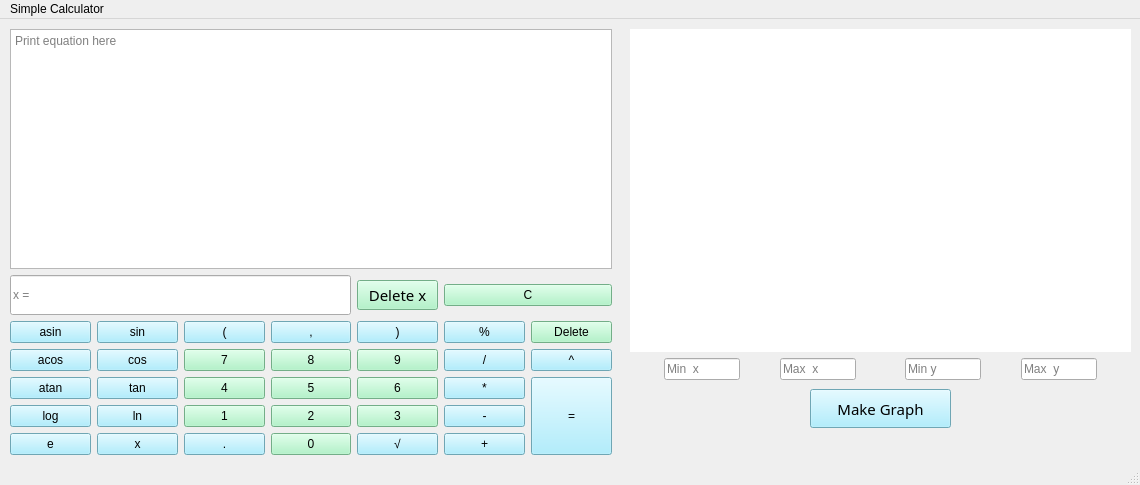
<?xml version="1.0" encoding="UTF-8"?>
<ui version="4.0">
 <class>MainWindow</class>
 <widget class="QMainWindow" name="MainWindow">
  <property name="enabled">
   <bool>true</bool>
  </property>
  <property name="geometry">
   <rect>
    <x>0</x>
    <y>0</y>
    <width>1140</width>
    <height>485</height>
   </rect>
  </property>
  <property name="minimumSize">
   <size>
    <width>1140</width>
    <height>485</height>
   </size>
  </property>
  <property name="maximumSize">
   <size>
    <width>1140</width>
    <height>485</height>
   </size>
  </property>
  <property name="windowTitle">
   <string>Sevenstr Calculator</string>
  </property>
  <widget class="QWidget" name="centralwidget">
   <widget class="QWidget" name="gridLayoutWidget">
    <property name="geometry">
     <rect>
      <x>10</x>
      <y>10</y>
      <width>602</width>
      <height>426</height>
     </rect>
    </property>
    <layout class="QGridLayout" name="gridLayout_2">
     <item row="1" column="0">
      <layout class="QVBoxLayout" name="verticalLayout_2">
       <item>
        <layout class="QGridLayout" name="gridLayout">
         <item row="1" column="0">
          <widget class="QPushButton" name="pushButton_3">
           <property name="styleSheet">
            <string notr="true">background-color: rgb(155, 232, 252);
font: 25 11pt &quot;Umpush&quot;;
color: rgb(0, 0, 0);</string>
           </property>
           <property name="text">
            <string>asin</string>
           </property>
          </widget>
         </item>
         <item row="4" column="5">
          <widget class="QPushButton" name="pushButton_31">
           <property name="styleSheet">
            <string notr="true">background-color: rgb(155, 232, 252);
font: 25 11pt &quot;Umpush&quot;;
color: rgb(0, 0, 0);</string>
           </property>
           <property name="text">
            <string>-</string>
           </property>
          </widget>
         </item>
         <item row="1" column="5">
          <widget class="QPushButton" name="pushButton_27">
           <property name="styleSheet">
            <string notr="true">background-color: rgb(155, 232, 252);
font: 25 11pt &quot;Umpush&quot;;
color: rgb(0, 0, 0);</string>
           </property>
           <property name="text">
            <string>%</string>
           </property>
          </widget>
         </item>
         <item row="5" column="1">
          <widget class="QPushButton" name="pushButton_7">
           <property name="styleSheet">
            <string notr="true">background-color: rgb(155, 232, 252);
font: 25 11pt &quot;Umpush&quot;;
color: rgb(0, 0, 0);</string>
           </property>
           <property name="text">
            <string>x</string>
           </property>
          </widget>
         </item>
         <item row="0" column="4">
          <widget class="QPushButton" name="pushButton_36">
           <property name="font">
            <font>
             <family>Umpush</family>
             <pointsize>11</pointsize>
             <weight>9</weight>
             <italic>false</italic>
             <bold>false</bold>
            </font>
           </property>
           <property name="styleSheet">
            <string notr="true">background-color: rgb(161, 243, 190);
font: 75 11pt &quot;Umpush&quot;;
color: rgb(0, 0, 0);</string>
           </property>
           <property name="text">
            <string>Delete x</string>
           </property>
          </widget>
         </item>
         <item row="3" column="3">
          <widget class="QPushButton" name="pushButton_19">
           <property name="styleSheet">
            <string notr="true">background-color: rgb(161, 243, 190);
font: 25 11pt &quot;Umpush&quot;;
color: rgb(0, 0, 0);</string>
           </property>
           <property name="text">
            <string>5</string>
           </property>
          </widget>
         </item>
         <item row="1" column="2">
          <widget class="QPushButton" name="pushButton_12">
           <property name="styleSheet">
            <string notr="true">background-color: rgb(155, 232, 252);
font: 25 11pt &quot;Umpush&quot;;
color: rgb(0, 0, 0);</string>
           </property>
           <property name="text">
            <string>(</string>
           </property>
          </widget>
         </item>
         <item row="2" column="2">
          <widget class="QPushButton" name="pushButton_13">
           <property name="styleSheet">
            <string notr="true">background-color: rgb(161, 243, 190);
font: 25 11pt &quot;Umpush&quot;;
color: rgb(0, 0, 0);</string>
           </property>
           <property name="text">
            <string>7</string>
           </property>
          </widget>
         </item>
         <item row="2" column="1">
          <widget class="QPushButton" name="pushButton_9">
           <property name="styleSheet">
            <string notr="true">background-color: rgb(155, 232, 252);
font: 25 11pt &quot;Umpush&quot;;
color: rgb(0, 0, 0);</string>
           </property>
           <property name="text">
            <string>cos</string>
           </property>
          </widget>
         </item>
         <item row="1" column="1">
          <widget class="QPushButton" name="pushButton_8">
           <property name="styleSheet">
            <string notr="true">background-color: rgb(155, 232, 252);
font: 25 11pt &quot;Umpush&quot;;
color: rgb(0, 0, 0);</string>
           </property>
           <property name="text">
            <string>sin</string>
           </property>
          </widget>
         </item>
         <item row="4" column="3">
          <widget class="QPushButton" name="pushButton_20">
           <property name="styleSheet">
            <string notr="true">background-color: rgb(161, 243, 190);
font: 25 11pt &quot;Umpush&quot;;
color: rgb(0, 0, 0);</string>
           </property>
           <property name="text">
            <string>2</string>
           </property>
          </widget>
         </item>
         <item row="4" column="0">
          <widget class="QPushButton" name="pushButton_6">
           <property name="styleSheet">
            <string notr="true">background-color: rgb(155, 232, 252);
font: 25 11pt &quot;Umpush&quot;;
color: rgb(0, 0, 0);</string>
           </property>
           <property name="text">
            <string>log</string>
           </property>
          </widget>
         </item>
         <item row="1" column="6">
          <widget class="QPushButton" name="pushButton_2">
           <property name="styleSheet">
            <string notr="true">background-color: rgb(161, 243, 190);
font: 25 11pt &quot;Umpush&quot;;
color: rgb(0, 0, 0);</string>
           </property>
           <property name="text">
            <string>Delete</string>
           </property>
          </widget>
         </item>
         <item row="5" column="3">
          <widget class="QPushButton" name="pushButton_21">
           <property name="styleSheet">
            <string notr="true">background-color: rgb(161, 243, 190);
font: 25 11pt &quot;Umpush&quot;;
color: rgb(0, 0, 0);</string>
           </property>
           <property name="text">
            <string>0</string>
           </property>
          </widget>
         </item>
         <item row="4" column="4">
          <widget class="QPushButton" name="pushButton_25">
           <property name="styleSheet">
            <string notr="true">background-color: rgb(161, 243, 190);
font: 25 11pt &quot;Umpush&quot;;
color: rgb(0, 0, 0);</string>
           </property>
           <property name="text">
            <string>3</string>
           </property>
          </widget>
         </item>
         <item row="5" column="4">
          <widget class="QPushButton" name="pushButton_33">
           <property name="styleSheet">
            <string notr="true">background-color: rgb(155, 232, 252);
font: 25 11pt &quot;Umpush&quot;;
color: rgb(0, 0, 0);</string>
           </property>
           <property name="text">
            <string>√</string>
           </property>
          </widget>
         </item>
         <item row="4" column="1">
          <widget class="QPushButton" name="pushButton_11">
           <property name="styleSheet">
            <string notr="true">background-color: rgb(155, 232, 252);
font: 25 11pt &quot;Umpush&quot;;
color: rgb(0, 0, 0);</string>
           </property>
           <property name="text">
            <string>ln</string>
           </property>
          </widget>
         </item>
         <item row="4" column="2">
          <widget class="QPushButton" name="pushButton_15">
           <property name="styleSheet">
            <string notr="true">background-color: rgb(161, 243, 190);
font: 25 11pt &quot;Umpush&quot;;
color: rgb(0, 0, 0);</string>
           </property>
           <property name="text">
            <string>1</string>
           </property>
          </widget>
         </item>
         <item row="0" column="5" colspan="2">
          <widget class="QPushButton" name="pushButton_28">
           <property name="styleSheet">
            <string notr="true">background-color: rgb(161, 243, 190);
font: 25 11pt &quot;Umpush&quot;;
color: rgb(0, 0, 0);</string>
           </property>
           <property name="text">
            <string>C</string>
           </property>
          </widget>
         </item>
         <item row="2" column="5">
          <widget class="QPushButton" name="pushButton_29">
           <property name="styleSheet">
            <string notr="true">background-color: rgb(155, 232, 252);
font: 25 11pt &quot;Umpush&quot;;
color: rgb(0, 0, 0);</string>
           </property>
           <property name="text">
            <string>/</string>
           </property>
          </widget>
         </item>
         <item row="5" column="2">
          <widget class="QPushButton" name="pushButton_26">
           <property name="styleSheet">
            <string notr="true">background-color: rgb(155, 232, 252);
font: 25 11pt &quot;Umpush&quot;;
color: rgb(0, 0, 0);</string>
           </property>
           <property name="text">
            <string>.</string>
           </property>
          </widget>
         </item>
         <item row="3" column="0">
          <widget class="QPushButton" name="pushButton_5">
           <property name="styleSheet">
            <string notr="true">background-color: rgb(155, 232, 252);
font: 25 11pt &quot;Umpush&quot;;
color: rgb(0, 0, 0);</string>
           </property>
           <property name="text">
            <string>atan</string>
           </property>
          </widget>
         </item>
         <item row="5" column="5">
          <widget class="QPushButton" name="pushButton_32">
           <property name="styleSheet">
            <string notr="true">background-color: rgb(155, 232, 252);
font: 25 11pt &quot;Umpush&quot;;
color: rgb(0, 0, 0);</string>
           </property>
           <property name="text">
            <string>+</string>
           </property>
          </widget>
         </item>
         <item row="2" column="6">
          <widget class="QPushButton" name="pushButton_34">
           <property name="styleSheet">
            <string notr="true">background-color: rgb(155, 232, 252);
font: 25 11pt &quot;Umpush&quot;;
color: rgb(0, 0, 0);</string>
           </property>
           <property name="text">
            <string>^</string>
           </property>
          </widget>
         </item>
         <item row="3" column="4">
          <widget class="QPushButton" name="pushButton_24">
           <property name="styleSheet">
            <string notr="true">background-color: rgb(161, 243, 190);
font: 25 11pt &quot;Umpush&quot;;
color: rgb(0, 0, 0);</string>
           </property>
           <property name="text">
            <string>6</string>
           </property>
          </widget>
         </item>
         <item row="2" column="0">
          <widget class="QPushButton" name="pushButton_4">
           <property name="styleSheet">
            <string notr="true">background-color: rgb(155, 232, 252);
font: 25 11pt &quot;Umpush&quot;;
color: rgb(0, 0, 0);</string>
           </property>
           <property name="text">
            <string>acos</string>
           </property>
          </widget>
         </item>
         <item row="3" column="2">
          <widget class="QPushButton" name="pushButton_14">
           <property name="styleSheet">
            <string notr="true">background-color: rgb(161, 243, 190);
font: 25 11pt &quot;Umpush&quot;;
color: rgb(0, 0, 0);</string>
           </property>
           <property name="text">
            <string>4</string>
           </property>
          </widget>
         </item>
         <item row="3" column="1">
          <widget class="QPushButton" name="pushButton_10">
           <property name="styleSheet">
            <string notr="true">background-color: rgb(155, 232, 252);
font: 25 11pt &quot;Umpush&quot;;
color: rgb(0, 0, 0);</string>
           </property>
           <property name="text">
            <string>tan</string>
           </property>
          </widget>
         </item>
         <item row="2" column="4">
          <widget class="QPushButton" name="pushButton_23">
           <property name="styleSheet">
            <string notr="true">background-color: rgb(161, 243, 190);
font: 25 11pt &quot;Umpush&quot;;
color: rgb(0, 0, 0);</string>
           </property>
           <property name="text">
            <string>9</string>
           </property>
          </widget>
         </item>
         <item row="1" column="3">
          <widget class="QPushButton" name="pushButton_17">
           <property name="styleSheet">
            <string notr="true">background-color: rgb(155, 232, 252);
font: 25 11pt &quot;Umpush&quot;;
color: rgb(0, 0, 0);</string>
           </property>
           <property name="text">
            <string>,</string>
           </property>
          </widget>
         </item>
         <item row="0" column="0" colspan="4">
          <widget class="QLineEdit" name="lineEdit">
           <property name="minimumSize">
            <size>
             <width>0</width>
             <height>40</height>
            </size>
           </property>
           <property name="inputMask">
            <string/>
           </property>
           <property name="text">
            <string/>
           </property>
           <property name="placeholderText">
            <string>x =</string>
           </property>
          </widget>
         </item>
         <item row="3" column="5">
          <widget class="QPushButton" name="pushButton_30">
           <property name="styleSheet">
            <string notr="true">background-color: rgb(155, 232, 252);
font: 25 11pt &quot;Umpush&quot;;
color: rgb(0, 0, 0);</string>
           </property>
           <property name="text">
            <string>*</string>
           </property>
          </widget>
         </item>
         <item row="5" column="0">
          <widget class="QPushButton" name="pushButton_16">
           <property name="styleSheet">
            <string notr="true">background-color: rgb(155, 232, 252);
font: 25 11pt &quot;Umpush&quot;;
color: rgb(0, 0, 0);</string>
           </property>
           <property name="text">
            <string>e</string>
           </property>
          </widget>
         </item>
         <item row="1" column="4">
          <widget class="QPushButton" name="pushButton_22">
           <property name="styleSheet">
            <string notr="true">background-color: rgb(155, 232, 252);
font: 25 11pt &quot;Umpush&quot;;
color: rgb(0, 0, 0);</string>
           </property>
           <property name="text">
            <string>)</string>
           </property>
          </widget>
         </item>
         <item row="2" column="3">
          <widget class="QPushButton" name="pushButton_18">
           <property name="styleSheet">
            <string notr="true">background-color: rgb(161, 243, 190);
font: 25 11pt &quot;Umpush&quot;;
color: rgb(0, 0, 0);</string>
           </property>
           <property name="text">
            <string>8</string>
           </property>
          </widget>
         </item>
         <item row="3" column="6" rowspan="3">
          <widget class="QPushButton" name="pushButton_35">
           <property name="enabled">
            <bool>true</bool>
           </property>
           <property name="sizePolicy">
            <sizepolicy hsizetype="Minimum" vsizetype="Minimum">
             <horstretch>0</horstretch>
             <verstretch>0</verstretch>
            </sizepolicy>
           </property>
           <property name="minimumSize">
            <size>
             <width>0</width>
             <height>0</height>
            </size>
           </property>
           <property name="styleSheet">
            <string notr="true">background-color: rgb(155, 232, 252);
font: 25 11pt &quot;Umpush&quot;;
color: rgb(0, 0, 0);</string>
           </property>
           <property name="text">
            <string>=</string>
           </property>
          </widget>
         </item>
        </layout>
       </item>
      </layout>
     </item>
     <item row="0" column="0">
      <layout class="QVBoxLayout" name="verticalLayout">
       <item>
        <widget class="QTextEdit" name="textEdit">
         <property name="placeholderText">
          <string>Print equation here</string>
         </property>
        </widget>
       </item>
      </layout>
     </item>
    </layout>
   </widget>
   <widget class="QWidget" name="gridLayoutWidget_2">
    <property name="geometry">
     <rect>
      <x>630</x>
      <y>10</y>
      <width>501</width>
      <height>351</height>
     </rect>
    </property>
    <layout class="QGridLayout" name="gridLayout_3">
     <item row="1" column="8">
      <spacer name="horizontalSpacer_5">
       <property name="orientation">
        <enum>Qt::Horizontal</enum>
       </property>
       <property name="sizeHint" stdset="0">
        <size>
         <width>60</width>
         <height>20</height>
        </size>
       </property>
      </spacer>
     </item>
     <item row="1" column="2">
      <spacer name="horizontalSpacer">
       <property name="orientation">
        <enum>Qt::Horizontal</enum>
       </property>
       <property name="sizeHint" stdset="0">
        <size>
         <width>60</width>
         <height>20</height>
        </size>
       </property>
      </spacer>
     </item>
     <item row="1" column="4">
      <spacer name="horizontalSpacer_3">
       <property name="orientation">
        <enum>Qt::Horizontal</enum>
       </property>
       <property name="sizeHint" stdset="0">
        <size>
         <width>70</width>
         <height>20</height>
        </size>
       </property>
      </spacer>
     </item>
     <item row="1" column="5">
      <widget class="QLineEdit" name="lineEdit_4">
       <property name="placeholderText">
        <string>Min y</string>
       </property>
      </widget>
     </item>
     <item row="1" column="3">
      <widget class="QLineEdit" name="lineEdit_2">
       <property name="placeholderText">
        <string>Max  x</string>
       </property>
      </widget>
     </item>
     <item row="1" column="6">
      <spacer name="horizontalSpacer_2">
       <property name="orientation">
        <enum>Qt::Horizontal</enum>
       </property>
       <property name="sizeHint" stdset="0">
        <size>
         <width>60</width>
         <height>20</height>
        </size>
       </property>
      </spacer>
     </item>
     <item row="1" column="7">
      <widget class="QLineEdit" name="lineEdit_5">
       <property name="placeholderText">
        <string>Max  y</string>
       </property>
      </widget>
     </item>
     <item row="1" column="1">
      <widget class="QLineEdit" name="lineEdit_3">
       <property name="placeholderText">
        <string>Min  x</string>
       </property>
      </widget>
     </item>
     <item row="1" column="0">
      <spacer name="horizontalSpacer_4">
       <property name="orientation">
        <enum>Qt::Horizontal</enum>
       </property>
       <property name="sizeHint" stdset="0">
        <size>
         <width>60</width>
         <height>20</height>
        </size>
       </property>
      </spacer>
     </item>
     <item row="0" column="0" colspan="9">
      <widget class="QCustomPlot" name="widget" native="true">
       <property name="styleSheet">
        <string notr="true">background-color: rgb(255, 255, 255);</string>
       </property>
      </widget>
     </item>
    </layout>
   </widget>
   <widget class="QPushButton" name="pushButton_37">
    <property name="geometry">
     <rect>
      <x>810</x>
      <y>370</y>
      <width>141</width>
      <height>39</height>
     </rect>
    </property>
    <property name="font">
     <font>
      <family>Umpush</family>
      <pointsize>11</pointsize>
      <weight>3</weight>
      <italic>false</italic>
      <bold>false</bold>
     </font>
    </property>
    <property name="styleSheet">
     <string notr="true">background-color: rgb(155, 232, 252);
font: 25 11pt &quot;Umpush&quot;;
color: rgb(0, 0, 0);</string>
    </property>
    <property name="text">
     <string>Make Graph</string>
    </property>
   </widget>
  </widget>
  <widget class="QMenuBar" name="menubar">
   <property name="geometry">
    <rect>
     <x>0</x>
     <y>0</y>
     <width>1140</width>
     <height>22</height>
    </rect>
   </property>
   <widget class="QMenu" name="menuacd">
    <property name="title">
     <string>Simple Calculator</string>
    </property>
   </widget>
   <addaction name="menuacd"/>
  </widget>
  <widget class="QStatusBar" name="statusbar"/>
 </widget>
 <customwidgets>
  <customwidget>
   <class>QCustomPlot</class>
   <extends>QWidget</extends>
   <header>qcustomplot.h</header>
   <container>1</container>
  </customwidget>
 </customwidgets>
 <resources/>
 <connections/>
</ui>
